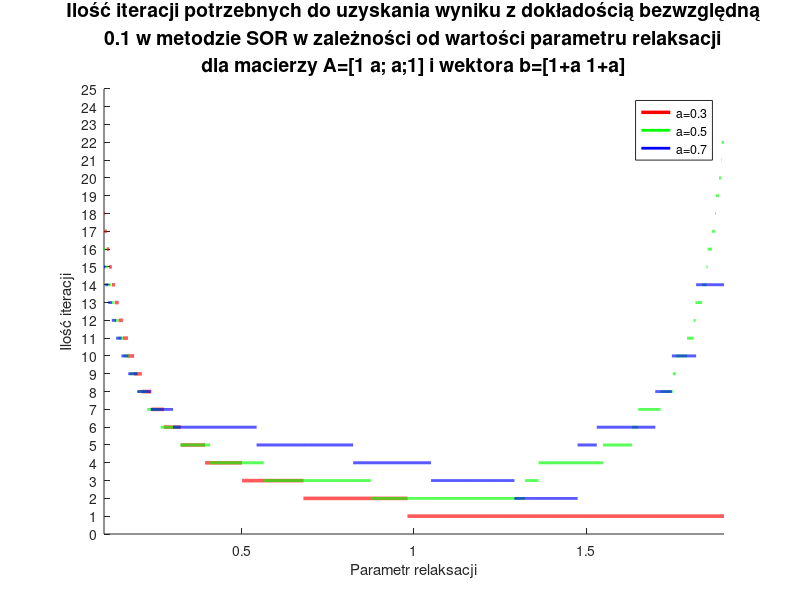

This figure's MATLAB source:
function [] = przyklad4()
% Szybkość zbieżności metody SOR zależy od wartości promienia spektralnego
% macierzy iteracji B_SOR, która z kolei zależy od wartości parametru
% relaksacji w (jak było pokazanie w przykładzie 3.). Im promień spektralny
% macierzy iteracji ma mniejszą wartośc, tym szybkość zbiegania
% do prawidłowego wyniku jest szybsza. Ten przykład ilustruje zależność
% ilości iteracji potrzebnych do uzyskania wyniku z pewną dokładnością od
% parametru elaksacji (czyli za razem od promienia spektralnego macierzy
% iteracji, na zasadzie porównanie tego wykresu z wykresem z przykładu 3.).

% Rysowanie wykresu
figure,
hold on
A = [1 0.3; 0.3 1];
b = [1.3 1.3];
XDokladny = [1 1];
w = linspace(0.1, 1.9, 10000);
n = length(A(1,:));
D = diag(diag(A));
L = tril(A)-D;
U = triu(A)-D;
iloscIteracji = zeros(length(w), 1);
for j = 1:length(w)
    X = zeros(n, 1);
    B = ((D+w(j)*L)^(-1))*((1-w(j))*D-w(j)*U);
    c = w(j)*(D+w(j)*L)^(-1)*b';
    for i = 1:100
        X = B*X+c;
        iloscIteracji(j) = i;
        if abs(max(XDokladny - X)) < 0.1
            break;
        end
    end
    % Usuwanie punktów nieciągłości
    if j > 1 && iloscIteracji(j-1) ~= iloscIteracji(j)
        w(j) = NaN;
    end
end



plot(w, iloscIteracji, 'Color', 'red', 'LineWidth', 2.5)

A = [1 0.5; 0.5 1];
b = [1.5 1.5];
XDokladny = [1 1];
w = linspace(0.1, 1.9, 10000);
n = length(A(1,:));
D = diag(diag(A));
L = tril(A)-D;
U = triu(A)-D;
iloscIteracji = zeros(length(w), 1);
for j = 1:length(w)
    X = zeros(n, 1);
    B = ((D+w(j)*L)^(-1))*((1-w(j))*D-w(j)*U);
    c = w(j)*(D+w(j)*L)^(-1)*b';
    for i = 1:100
        X = B*X+c;
        iloscIteracji(j) = i;
        if abs(max(XDokladny - X)) < 0.1
            break;
        end
    end
    % Usuwanie punktów nieciągłości
    if j > 1 && iloscIteracji(j-1) ~= iloscIteracji(j)
        w(j) = NaN;
    end
end
plot(w, iloscIteracji, 'Color', 'green', 'LineWidth', 2)

A = [1 0.7; 0.7 1];
b = [1.7 1.7];
XDokladny = [1 1];
w = linspace(0.1, 1.9, 10000);
n = length(A(1,:));
D = diag(diag(A));
L = tril(A)-D;
U = triu(A)-D;
iloscIteracji = zeros(length(w), 1);
for j = 1:length(w)
    X = zeros(n, 1);
    B = ((D+w(j)*L)^(-1))*((1-w(j))*D-w(j)*U);
    c = w(j)*(D+w(j)*L)^(-1)*b';
    for i = 1:100
        X = B*X+c;
        iloscIteracji(j) = i;
        if abs(max(XDokladny - X)) < 0.1
            break;
        end
    end
    % Usuwanie punktów nieciągłości
    if j > 1 && iloscIteracji(j-1) ~= iloscIteracji(j)
        w(j) = NaN;
    end
end
plot(w, iloscIteracji, 'Color', 'blue', 'LineWidth', 2)

legend("a=0.3","a=0.5","a=0.7")
title({'Ilość iteracji potrzebnych do uzyskania wyniku z dokładością bezwzględną', '0.1 w metodzie SOR w zależności od wartości parametru relaksacji', 'dla macierzy A=[1 a; a;1] i wektora b=[1+a 1+a]'}, 'FontSize', 14)
xlabel('Parametr relaksacji')
ylabel('Ilość iteracji')
xlim([w(1), w(length(w))])
yticks(0:25)
hold off

end